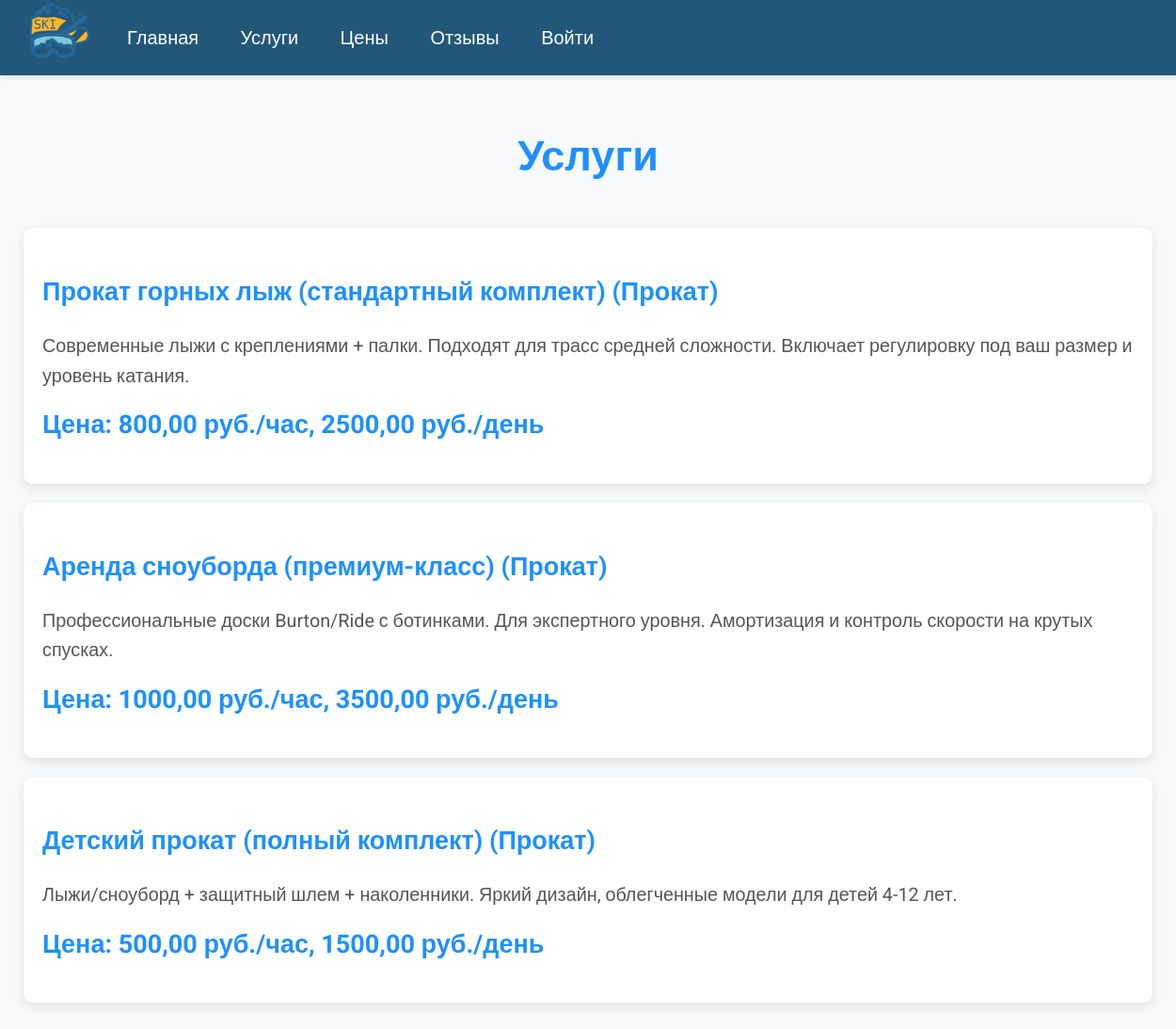
/services/, run on an earlier commit of the app's database.
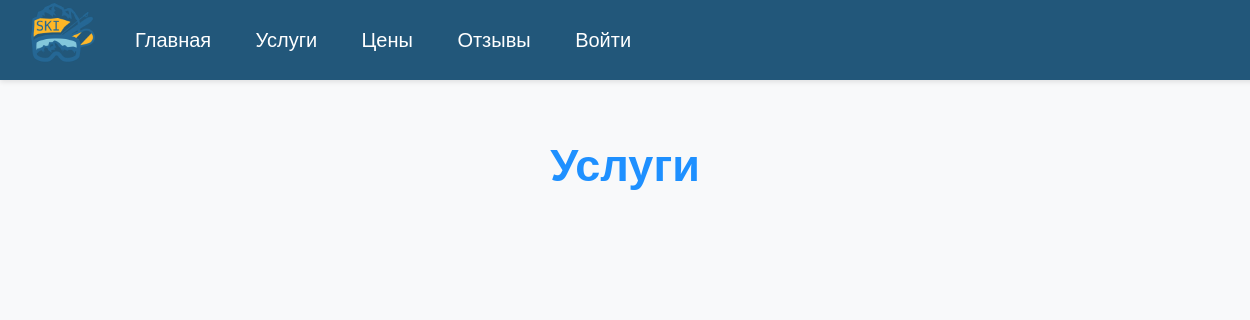
And on a later commit of the database.
### core/models.py (models this page shows, shortened)
class Service(models.Model):
    SERVICE_TYPES = (
        ('rental', _('Прокат')),
        ('parking', _('Стоянка автомобиля')),
    )
    name = models.CharField(max_length=100, verbose_name=_("Название"))
    service_type = models.CharField(
        max_length=20,
        choices=SERVICE_TYPES,
        default='rental',
        verbose_name=_("Тип услуги")
    )
    price = models.ForeignKey(
        Price,
        on_delete=models.PROTECT,
        null=True,  # Разрешаем NULL, чтобы не зависеть от существующих цен
        blank=True,  # Необязательное поле в формах
        verbose_name=_("Цена"),
        related_name='services'
    )
    description = models.TextField(blank=True, verbose_name=_("Описание"))
    class Meta:
        verbose_name = _("Услуга")
        verbose_name_plural = _("Услуги")

class Price(models.Model):
    name = models.CharField(max_length=100, verbose_name=_("Название"))
    price_per_hour = models.DecimalField(
        max_digits=10,
        decimal_places=2,
        validators=[MinValueValidator(0)],
        verbose_name=_("Цена за час")
    )
    price_per_day = models.DecimalField(
        max_digits=10,
        decimal_places=2,
        validators=[MinValueValidator(0)],
        verbose_name=_("Цена за день")
    )
    class Meta:
        verbose_name = _("Цена")
        verbose_name_plural = _("Цены")

### core/views.py (the view)
# urls.py: path('services/', views.ServicesView.as_view(), name='services'),
class ServicesView(View):
    def get(self, request):
        services = Service.objects.all()
        bookings = Booking.objects.filter(user=request.user) if request.user.is_authenticated else None
        return render(request, 'services.html', {'services': services, 'bookings': bookings})

### core/templates/services.html (shortened to what this page needs)
{% extends 'base.html' %}
{% block content %}
<div class="container">
    <h1>Услуги</h1>
    <ul>
        {% for service in services %}
            <li>
                <h3>{{ service.name }} ({{ service.get_service_type_display }})</h3>
                <p>{{ service.description }}</p>
                <div class="price-container">
                    <div class="price">Цена: {{ service.price.price_per_hour }} руб./час, {{ service.price.price_per_day }} руб./день</div>
                </div>
            </li>
        {% endfor %}
    </ul>
</div>
{% endblock %}

### core/templates/base.html (shortened to what this page needs)
<!DOCTYPE html>
{% load static %}
<html lang="ru">
<head>
    <link rel="stylesheet" href="{% static 'css/style.css' %}">
</head>
<body>
<header>
    <nav class="navbar">
        <a href="{% url 'home' %}" class="logo-link">
            <img src="{% static 'image/logo1.png' %}" alt="Логотип курорта" class="logo">
        </a>
        <div class="nav-links">
            <a href="{% url 'home' %}">Главная</a>
            <a href="{% url 'services' %}">Услуги</a>
            <a href="{% url 'pricing' %}">Цены</a>
            <a href="{% url 'review_list' %}">Отзывы</a>
            {% if user.is_authenticated %}
                {% if user.is_staff %}
                    <a href="{% url 'bookings_admin' %}">Бронирования</a>
                {% endif %}
                {% if user.is_superuser %}
                    <a href="/admin/" class="admin-link">Администрирование</a>
                {% endif %}
                {% if not user.is_staff %}
                    <a href="{% url 'profile' %}">Профиль</a>
                {% endif %}
                <form class="logoutButton" id="logout-form" method="post" action="/logout/">
                    {% csrf_token %}
                    <button type="submit">Выйти</button>
                </form>
            {% else %}
                <a href="{% url 'login' %}">Войти</a>
            {% endif %}
        </div>
    </nav>
</header>
<main>
    {% block content %}{% endblock %}
</main>
</body>
</html>

### core/static/css/style.css (style rules this page uses)
body { font-family: 'Roboto', sans-serif; margin: 0; padding: 0; background-color: #22577a; color: #333; font-size: 18px; }
.navbar { background-color: #22577a; color: #fff; padding: 10px 20px; display: flex; align-items: center; position: fixed; top: 0; left: 0; width: 100%; justify-content: flex-start; box-shadow: 0px 2px 5px rgba(0, 0, 0, 0.1); z-index: 1000; height: 60px; }
.navbar .logo-link { margin-right: 20px; }
.navbar .logo { width: 80px; height: auto; }
.nav-links a { color: #fff; text-decoration: none; padding: 10px 15px; margin-right: 10px; font-weight: 500; font-size: 20px; transition: all 0.3s ease; position: relative; }
.nav-links a::after { content: ''; position: absolute; left: 0; bottom: 0; width: 100%; height: 2px; background-color: #FFD700; transform: scaleX(0); transform-origin: bottom right; transition: transform 0.3s ease; }

### core/templates/services.html (style rules this page uses)
body { font-family: 'Roboto', sans-serif; margin: 0; padding: 0; background-color: #f8f9fa; color: #343a40; line-height: 1.6; }
.container { width: 100%; max-width: 1200px; margin: 0 auto; padding: 20px; margin-top: 80px; }
h1 { color: #1e90ff; text-align: center; margin-bottom: 40px; font-size: 2.5em; font-weight: 700; }

What changed in the data, as far as the page shows it:
removed Service: name "Прокат горных лыж (стандартный комплект)", service_type "Прокат", description "Современные лыжи с креплениями + палки. Подходят для трасс средней сложности. Включает регулировку под ваш размер и уровень катания.", price.price_per_hour "800,00", price.price_per_day "2500,00"
removed Service: name "Аренда сноуборда (премиум-класс)", service_type "Прокат", description "Профессиональные доски Burton/Ride с ботинками. Для экспертного уровня. Амортизация и контроль скорости на крутых спусках.", price.price_per_hour "1000,00", price.price_per_day "3500,00"
removed Service: name "Детский прокат (полный комплект)", service_type "Прокат", description "Лыжи/сноуборд + защитный шлем + наколенники. Яркий дизайн, облегченные модели для детей 4-12 лет.", price.price_per_hour "500,00", price.price_per_day "1500,00"
